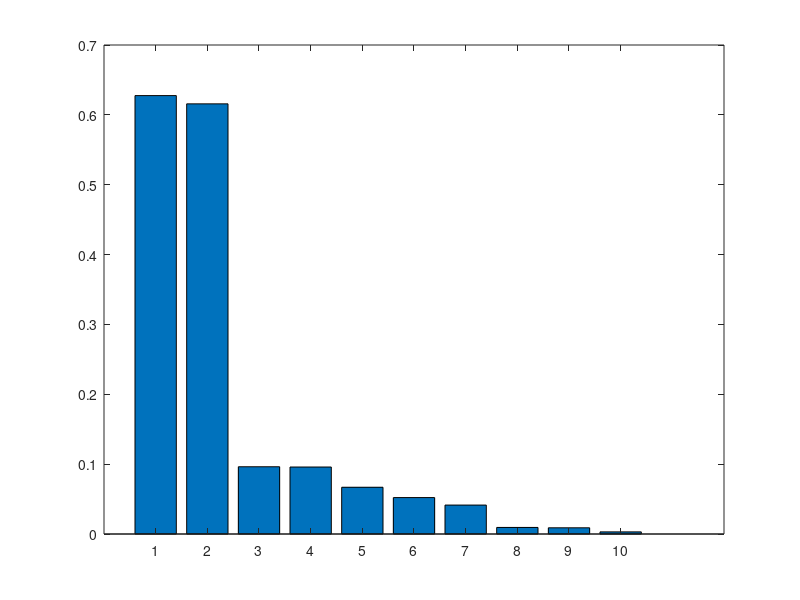

MATLAB code for this plot: (Note: this script raises an error after producing the figure.)
% This file contains total order Sobol' indices
% with error bars coming from bootstrapping.
% to select the most important ones to display,
% set sortFlag = 1 and set nn to be the number
% of inputs to display.
sortFlag = 1;
nn = 10;
Means = [
  6.2758198152879019e-01
  6.1577741533928154e-01
  4.1410828971994065e-02
  8.9004585419339265e-03
  6.6924032616478127e-02
  9.5876378733124962e-02
  9.6282149081302199e-02
  5.2154481362928093e-02
  9.3992647050664489e-03
  3.0476623743664758e-03
];
Stds = [
  4.7737132812062426e-02
  1.0386891834656098e-02
  3.6529305366569745e-02
  2.0883572178540540e-02
  8.8688057847148907e-03
  1.9221648804360231e-02
  1.8599942861472363e-02
  1.4648384050139918e-02
  1.1356691458500167e-02
  2.2825008960825829e-03
];
  Str = {'P34','P33','P3','P40','P5','P9','P35','P37','P29','P6'};
hold off
if (sortFlag == 1)
  [Means, I2] = sort(Means,'descend');
  Stds = Stds(I2);
  I2 = I2(1:nn);
  Means = Means(1:nn);
  Stds = Stds(1:nn);
  Str  = Str(I2);
end
ymin = min(Means-Stds);
if ymin < 0 
    ymin = 0;
end;
ymax = max(Means+Stds);
h2 = 0.05 * (ymax - ymin);
bar(Means,0.8);hold on;
for i=1:10
    errorbar(i,Means(i),Stds(i),'LineWidth',1,'Color',[0 0 0]);
end

set(gca,'linewidth',2)
set(gca,'fontweight','bold')
set(gca,'fontsize',12)
grid on
box on
axis([0  nn+1 ymin ymax])
set(gca,'XTickLabel',Str);
ylim([0 0.7]);
title('Total Order Sobol Indices (with bootstrap)','FontWeight','bold','FontSize',12)
ylabel('Total Order Sobol Index (Normalized)','FontWeight','bold','FontSize',12)
hold off
